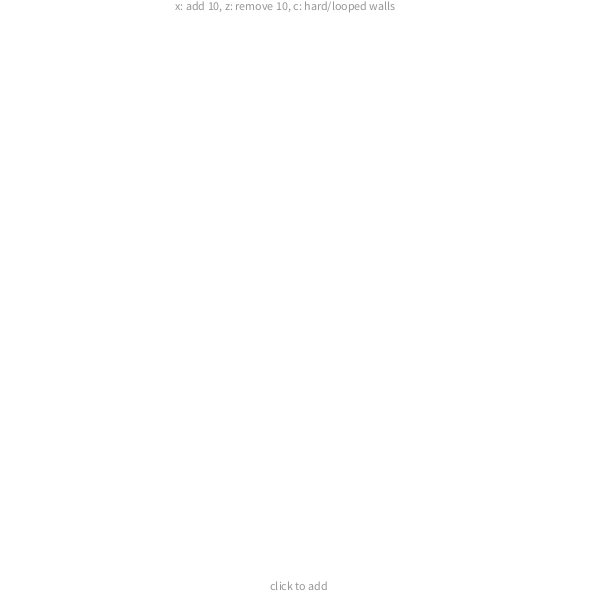
Frame 1 (no input)
Frame 60 (the mouse pressed at the canvas centre just before this capture): identical to frame 1, image omitted
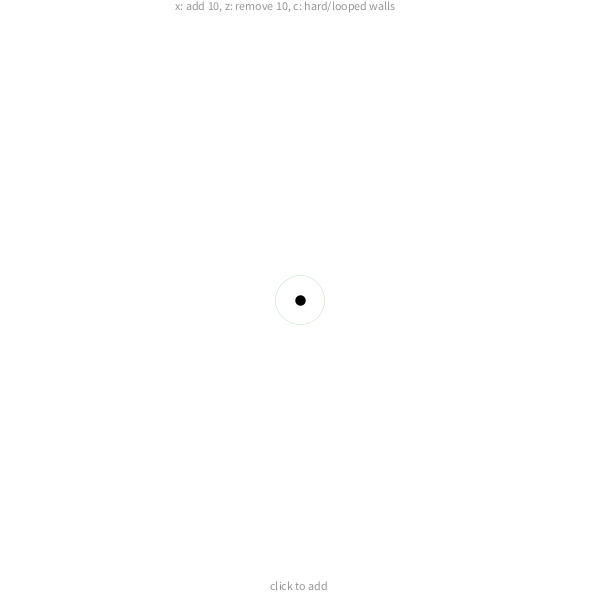
Frame 120 (the mouse held since frame 60 and released just before this capture)

The Processing sketch that drew these frames (run headless with seeded random() and noise(); from frame 60 on, the mouse is pressed at the canvas centre):

// Processing sketch: processing_126325
// ── processing_126325.pde

ArrayList particles;
PVector force;
float wall;

void setup() {
  background(0);
  frameRate(30);
  size(600, 600);
  stroke(0);
  strokeWeight(3);
  fill(150);
  smooth();
  wall = -1;

  particles= new ArrayList();
}


void draw() {
  background(255); 
  stroke(0);
  text("x: add 10, z: remove 10, c: hard/looped walls", 175, 10);
  text("click to add", width/2-30, 590);
  //    camera(-width, -height, (height) / tan(PI/6), 2*width,2*height, 0, 1, 1, 1);
  for (int i = particles.size()-1;i >= 0; i--) {
    for (int j= particles.size()-1;j >= 0; j--) {

      particle a=(particle)particles.get(i);
      particle b=(particle)particles.get(j);
      float deltforce = applyCentralForce(a, b, 1f, 50f);
      a.update();
      PVector ac = a.loc.get();
      PVector bc = b.loc.get();
      ac.sub(bc);
      if (  ac.mag()<100 ) {
        strokeWeight(100* deltforce);    
        stroke(0);
        line(a.loc.x, a.loc.y, b.loc.x, b.loc.y);
      }
    }
  }
}

void mousePressed() {
  particles.add(new particle(mouseX, mouseY ));
}

void keyPressed() {
  if (key == 'x') {
    for (int i=0;i<10;i++) {
      particles.add(new particle(random(width), random(height) ));
    }
  }
  if (key == 'z' && (particles.size() >20) ) {
    for (int i=0;i<9;i++) {
      particles.remove(i);
    }
  }
  if (key == 'c') {
    wall = -wall;
  }
}

public float applyCentralForce(particle a, particle b, float strength, float minDistance) {
  PVector dir = PVector.sub(a.loc, b.loc);
  float d = dir.mag();
  if (d < minDistance) d = minDistance;
  dir.normalize();
  float force = (strength * a.mass * b.mass)/(d*d) ;
  dir.mult(force);
  b.applyForce(dir);
  dir.mult(-1f);
  a.applyForce(dir);
  return force;
}


public class particle {
  PVector loc;
  PVector vel;
  PVector acc;
  float mass;
  boolean fixed;

  public particle(float x, float y) {
    loc= new PVector(x, y);
    vel= new PVector(0, 0);
    acc= new PVector(0, 0, 0);
    mass=random(25) ;
    fixed = false;
  }

  public void update() {
    vel.add(acc);
    loc.add(vel);
    acc.mult(0);

    if (wall > 0) {
      //looped walls
      if (loc.x<0)  loc.x=width;
      if (loc.y<0) loc.y=height;
      if (loc.x>width)loc.x=0;
      if (loc.y>width) loc.y=0;
    } 
    else {
      //hard walls
      if (loc.x<0)  vel.x=-vel.x;
      if (loc.y<0) vel.y=-vel.y;
      if (loc.x>width)vel.x=-vel.x;
      if (loc.y>width) vel.y=-vel.y;
    }

    //Top Speed
    if (vel.mag()> 4) {
      vel.normalize();
      vel.mult(4);
    }

    strokeWeight(.1);
    stroke(0, 125, 0);
    noFill();
    ellipse(loc.x, loc.y, 3*mass, 3*mass);
  }

  void applyForce(PVector force) {
    acc.add(PVector.div(force, mass));
  }
}
